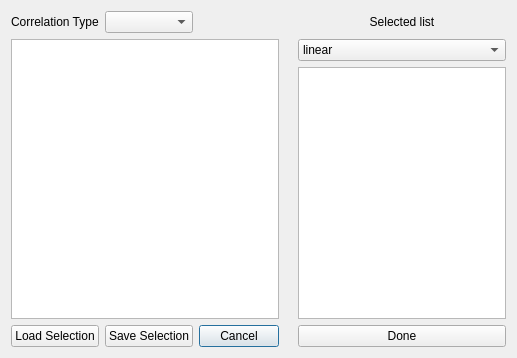
<?xml version="1.0" encoding="UTF-8"?>
<ui version="4.0">
 <class>Dialog</class>
 <widget class="QDialog" name="Dialog">
  <property name="geometry">
   <rect>
    <x>0</x>
    <y>0</y>
    <width>517</width>
    <height>358</height>
   </rect>
  </property>
  <property name="windowTitle">
   <string>Select Isotopes</string>
  </property>
  <layout class="QGridLayout" name="gridLayout">
   <item row="5" column="3" colspan="2">
    <widget class="QPushButton" name="pushButtonCancel">
     <property name="text">
      <string>Cancel</string>
     </property>
    </widget>
   </item>
   <item row="0" column="1">
    <widget class="QLabel" name="label_2">
     <property name="text">
      <string>Correlation Type</string>
     </property>
    </widget>
   </item>
   <item row="5" column="1">
    <widget class="QPushButton" name="pushButtonLoadSelection">
     <property name="text">
      <string>Load Selection</string>
     </property>
    </widget>
   </item>
   <item row="1" column="1" rowspan="3" colspan="4">
    <widget class="QTableWidget" name="tableWidgetIsotopes">
     <property name="selectionMode">
      <enum>QAbstractItemView::MultiSelection</enum>
     </property>
    </widget>
   </item>
   <item row="5" column="2">
    <widget class="QPushButton" name="pushButtonSaveSelection">
     <property name="text">
      <string>Save Selection</string>
     </property>
    </widget>
   </item>
   <item row="5" column="6">
    <widget class="QPushButton" name="pushButtonDone">
     <property name="text">
      <string>Done</string>
     </property>
    </widget>
   </item>
   <item row="2" column="5">
    <widget class="QLabel" name="labelColorbar">
     <property name="maximumSize">
      <size>
       <width>40</width>
       <height>200</height>
      </size>
     </property>
     <property name="text">
      <string/>
     </property>
    </widget>
   </item>
   <item row="0" column="6">
    <widget class="QLabel" name="label">
     <property name="text">
      <string>Selected list</string>
     </property>
     <property name="alignment">
      <set>Qt::AlignCenter</set>
     </property>
    </widget>
   </item>
   <item row="0" column="2">
    <widget class="QComboBox" name="comboBoxCorrelation"/>
   </item>
   <item row="1" column="6">
    <widget class="QComboBox" name="comboBoxScale">
     <property name="toolTip">
      <string>Apply scale to all samples</string>
     </property>
     <item>
      <property name="text">
       <string>linear</string>
      </property>
     </item>
     <item>
      <property name="text">
       <string>log</string>
      </property>
     </item>
     <item>
      <property name="text">
       <string>mixed</string>
      </property>
     </item>
    </widget>
   </item>
   <item row="2" column="6" rowspan="2">
    <widget class="QTableWidget" name="tableWidgetSelected">
     <property name="maximumSize">
      <size>
       <width>300</width>
       <height>16777215</height>
      </size>
     </property>
    </widget>
   </item>
  </layout>
 </widget>
 <resources/>
 <connections/>
</ui>
